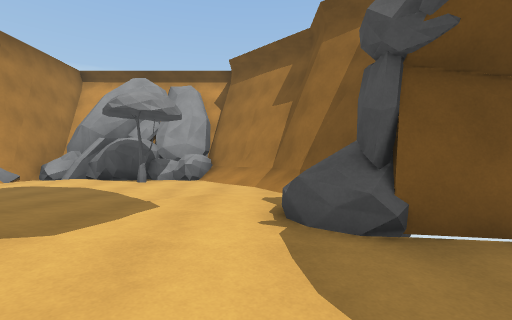
View 1 (above)

17 first-person views from a walk through a 3-D level made in the Unity game engine. The camera is 1.2 m above the floor, looks level and sees 85° across. The floor is counted in squares, 2 m on a side. Each view is taken from the middle of a square. On the plan, view 1 faces up. The plan holds only what a view shows up to about 9 squares ahead; the rest is blank. The place goes on beyond the plan. The player character is not drawn.

View 2
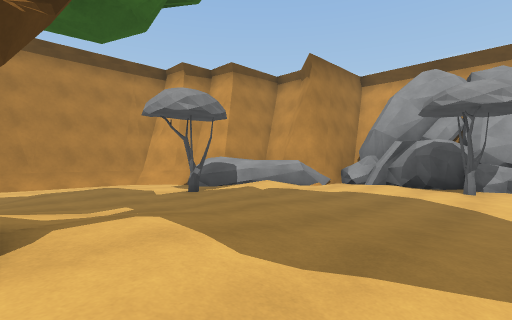

View 3
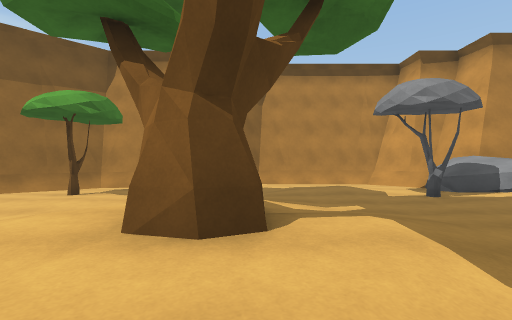

View 4
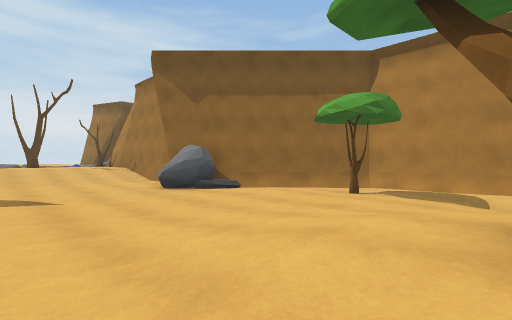

View 5
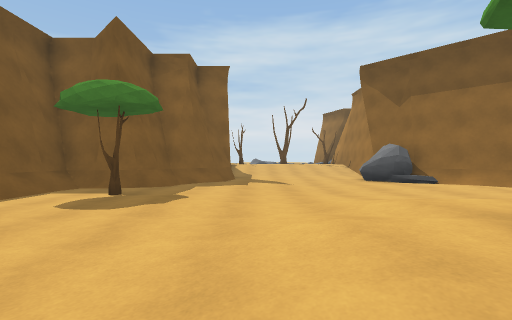

View 6
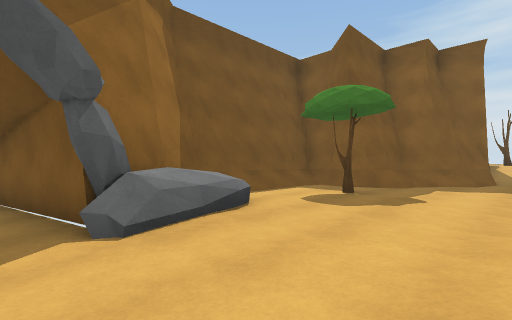

View 7
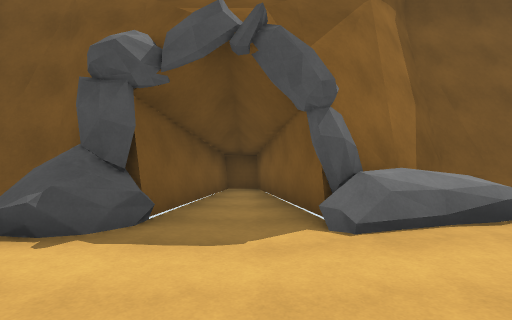

View 8
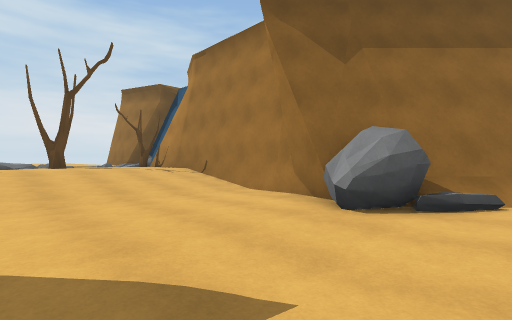

View 9
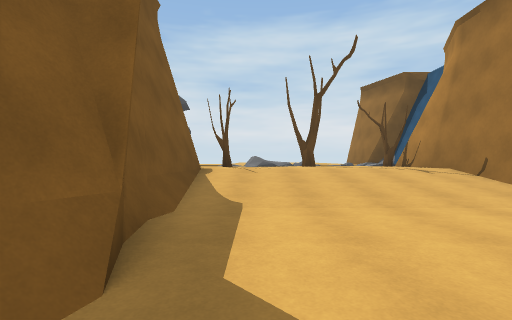

View 10
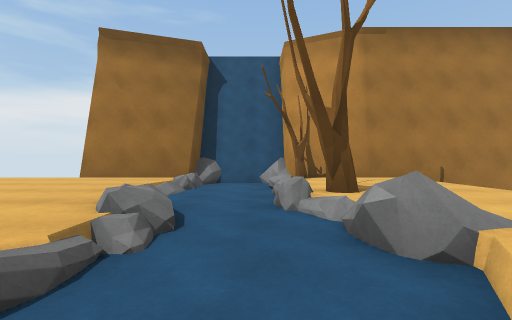

View 11
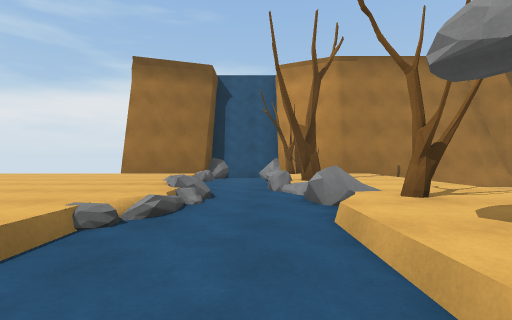

View 12
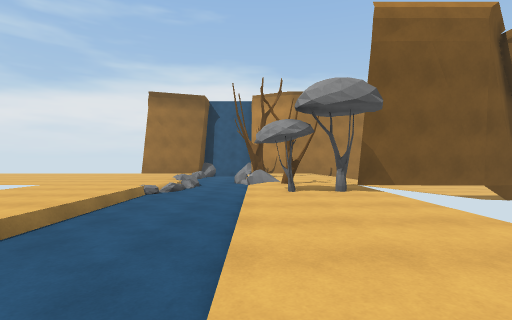

View 13
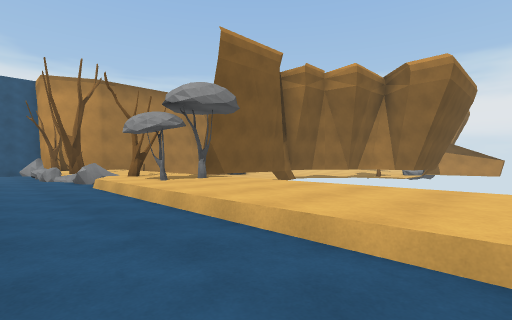

View 14
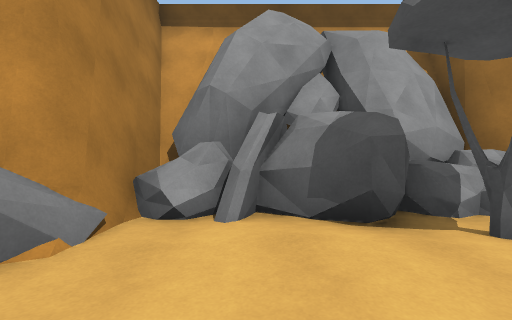

View 15
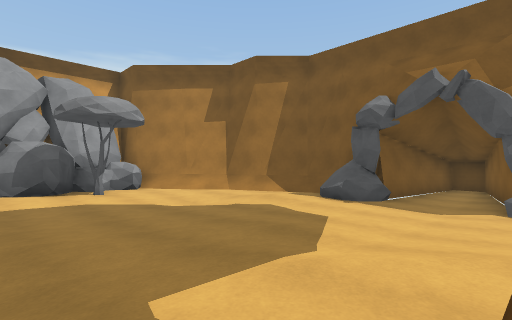

View 16
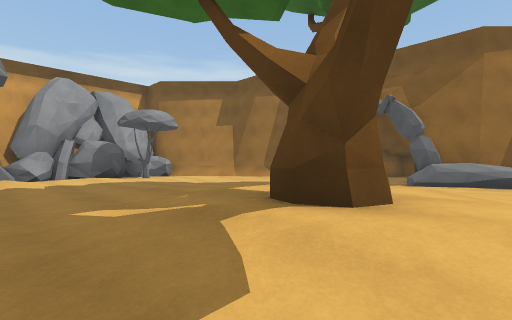

View 17
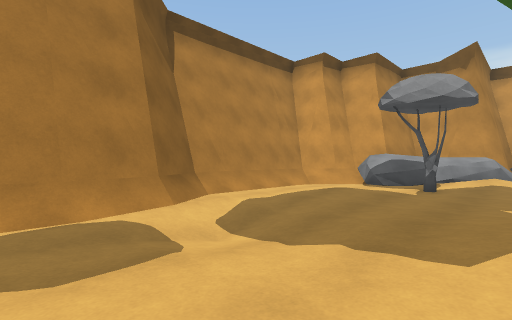

### Floor plan
Key: @ floor where view 1 was taken; # wall or solid block; . main floor; : floor 0.25 m higher than the main floor; - floor 0.25 m lower than the main floor; + floor 0.5 m higher than the main floor; * floor 0.75 m higher than the main floor; / step, stairs or slope; = window, fence, low wall or low ledge; R rock; T tree.
Columns run from 11 left of view 1 to 6 right of it. Each row starts with its distance up from view 1.
 10     ##   ##
  9     #RRRRR##
  8    ##RRRRR/#
  7   ###.::T..##
  6  ###=....../##
  5 ###=+:...-../#
  4 #/..T.....::/#
  3 #.....::....R##
  2 #.::..::::../.###
  1 #.....:+:.......#
  0 #....:+#+:.@R####
 -1 #//-.:##+:..R##
 -2 ##...::+:...R.#
 -3  #..::::..::..#
 -4  #.T........T.#
 -5  ##.::........#
 -6   ##.....:./###
 -7    ##R...../#
 -8     #R..../##
 -9     #.....##
-10     #...../#
-11     #:::::/#
-12     #++++++#
-13     #******#
-14     #*******T*****
-15    ##*****T*T*****
-16    #RT*TTR////////
-17    #+++R++++++++++
-18    #RR++*//+++++++
-19    ##=****/****
-20     ##********
-21      #

Where each view was taken, in squares from view 1:
view 1: 0 up, 0 right, facing up
view 2: 0 up, 2 left, facing up-left
view 3: 0 up, 2 left, facing left
view 4: 1 down, 2 left, facing down-left
view 5: 1 up, 2 left, facing down
view 6: 1 up, 2 left, facing down-right
view 7: 1 up, 2 left, facing right
view 8: 6 down, 2 left, facing down-left
view 9: 7 down, 2 left, facing down
view 10: 17 down, 0 right, facing left
view 11: 17 down, 2 right, facing left
view 12: 16 down, 6 right, facing left
view 13: 18 down, 6 right, facing up-left
view 14: 5 up, 5 left, facing up
view 15: 0 up, 5 left, facing up-right
view 16: 2 down, 7 left, facing up-right
view 17: 3 down, 6 left, facing up-left
